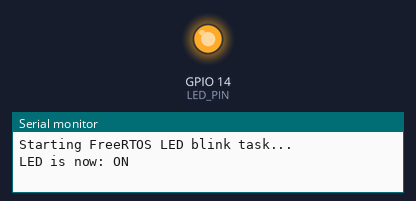
This sketch was run on a simulated ESP32. Parts: output pins drawn as LEDs (lit = HIGH), the last lines printed to the serial monitor.

Above: at 0.6 s.
At 4.5 s:
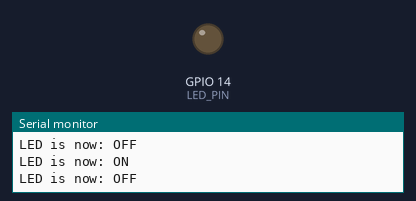
Timing chart, 0 to 6.0 s (numbered marks = the images above):
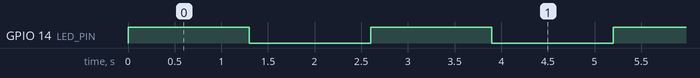

The sketch:

blink_rtos.ino
```cpp
#include <Arduino.h>
#include <freertos/FreeRTOS.h>
#include <freertos/task.h>

// Define the LED pin
#define LED_PIN 14

// Function prototype for the LED blink task
void vBlinkLedTask(void *pvParameters);

void setup() {
  // Start the serial communication
  Serial.begin(115200); // Common baud rate for serial communication

  // Initial feedback on startup
  Serial.println("Starting FreeRTOS LED blink task...");

  // Initialize the LED pin as an output
  pinMode(LED_PIN, OUTPUT);

  // Create the FreeRTOS task for blinking the LED
  xTaskCreate(vBlinkLedTask, "BlinkLed", 1024, NULL, 1, NULL); // Reduced stack size
}

void loop() {
  // FreeRTOS scheduler manages task execution
  // No need for code in the loop function
}

// FreeRTOS task to blink an LED every 3 seconds
void vBlinkLedTask(void *pvParameters) {
  bool ledState = false; // Keep track of the LED state

  for (;;) {
    // Toggle the LED state
    ledState = !ledState; // Flip the state
    digitalWrite(LED_PIN, ledState); // Update the LED based on the new state

    // Print the current state of the LED less frequently (optional)
    Serial.print("LED is now: ");
    Serial.println(ledState ? "ON" : "OFF");

    // Wait for 3 seconds (3000 ms)
    vTaskDelay(1300 / portTICK_PERIOD_MS); // Consistent 3-second delay
  }
}
```

Measured:
- by itself, GPIO 14 (LED_PIN): alternates HIGH for 1.3 s and LOW for 1.3 s
